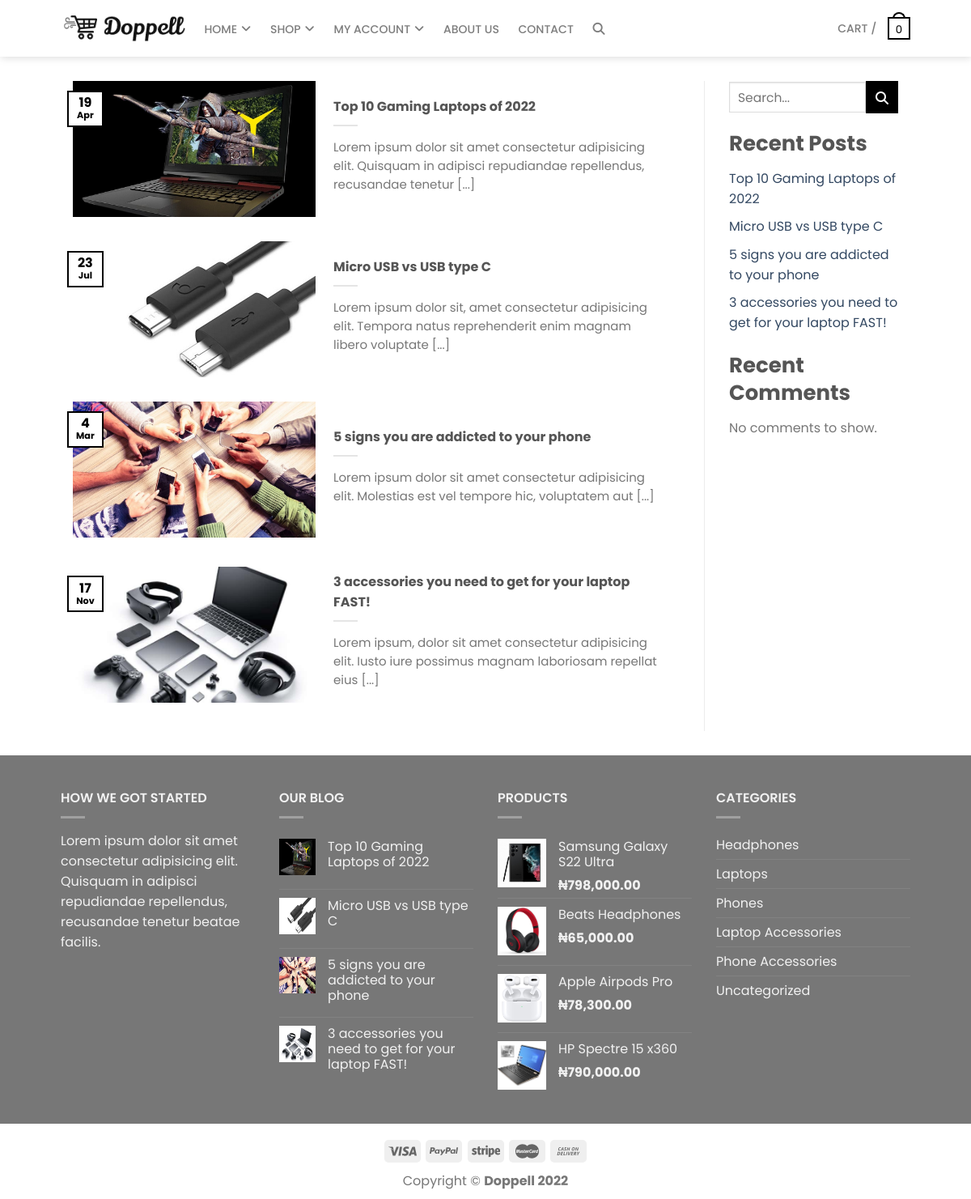
Page /blog-posts.php on the committed database.
### tables this page shows
CREATE TABLE `posts` (
  `post_id` int(11) NOT NULL,
  `post_title` varchar(255) NOT NULL,
  `post_slug` varchar(255) NOT NULL,
  `post_image` varchar(255) NOT NULL,
  `post_content` varchar(10000) NOT NULL,
  `post_author` varchar(255) NOT NULL,
  `post_date` timestamp NOT NULL DEFAULT current_timestamp(),
  `post_day` int(11) NOT NULL,
  `post_month` text NOT NULL
);

CREATE TABLE `products` (
  `prd_id` int(11) NOT NULL,
  `prd_name` varchar(100) NOT NULL,
  `prd_slug` varchar(255) NOT NULL,
  `cat_id` int(11) NOT NULL,
  `prd_image` varchar(100) NOT NULL,
  `prd_price` int(11) NOT NULL,
  `prd_description` varchar(10000) DEFAULT NULL,
  `prd_stock` int(11) NOT NULL,
  `prd_date` timestamp NOT NULL DEFAULT current_timestamp(),
  `prd_status` int(11) NOT NULL
);

CREATE TABLE `categories` (
  `cat_id` int(11) NOT NULL,
  `cat_name` varchar(50) NOT NULL,
  `cat_slug` varchar(50) NOT NULL
);

### config/fetch.php (called while the page is built, shortened)
<?php
    $conn = $pdo->open();
    try {
      $stmt = $conn->query('SELECT * FROM posts ORDER BY post_date DESC');
      $posts = $stmt->fetchAll();
    }
    catch(PDOException $e) {
      echo 'Connection error: ' . $e->getMessage();
    }
    try {
      $stmt = $conn->query('SELECT *, categories.cat_name AS prd_category FROM products JOIN categories ON products.cat_id = categories.cat_id ORDER BY prd_date DESC');
      $products = $stmt->fetchAll();
    }
    catch(PDOException $e) {
      echo 'Connection error: ' . $e->getMessage();
    }
    try {
      $stmt = $conn->query('SELECT * FROM categories');
      $categories = $stmt->fetchAll();
    }
    catch(PDOException $e) {
      echo 'Connection error: ' . $e->getMessage();
    }
?>

### blog-posts.php (the view, shortened to what this page needs)
<?php
    include("config/session.php");
    include('config/fetch.php');
?>
<!DOCTYPE html>
<html lang="en">
<head>
    <link rel="stylesheet" href="styles/header-and-footer.css?v=<?php echo time(); ?>">
    <link rel="stylesheet" href="styles/blog-posts.css?v=<?php echo time(); ?>"/>
    <link rel="stylesheet" href="styles/posts-side-bar.css?v=<?php echo time(); ?>"/>
    <link rel="stylesheet" href="https://cdnjs.cloudflare.com/ajax/libs/font-awesome/6.2.0/css/all.min.css" />
</head>
<body>
    <?php include('includes/header.php'); ?>
    <main>
        <div class="inner-container">
            <div id="posts">
                <?php foreach($posts as $post): ?>
                    <div class="post">
                        <a href="post-details.php?potitle=<?php echo $post['post_slug']; ?>">
                            <div class="image-box">
                                <div class="image-cover">
                                    <img src="images/<?php echo $post['post_image']; ?>" alt="">
                                </div>
                                <div class="post-date">
                                    <div>
                                        <span class="post-day"><?php echo $post['post_day']  ?></span><br>
                                        <span class="post-month"><?php echo $post['post_month']  ?></span>
                                    </div>
                                </div>
                            </div>
                            <div class="post-content">
                                <h5><?php echo $post['post_title']; ?></h5>
                                <div class="hor-divider"></div>
                                <p>
                                    <?php $first_15_words = implode(' ',array_slice(explode(' ', $post['post_content']), 0, 15));
                                                echo "$first_15_words [...]"; ?>
                                </p>
                            </div>
                        </a>
                    </div>
                <?php endforeach; ?>
            </div>
            <?php include('includes/posts-side-bar.php') ?>
        </div>
    </main>
    <?php include('includes/footer.php'); ?>
</body>
</html>

### includes/posts-side-bar.php (shortened to what this page needs)
<aside id="side-bar">
    <div class="search-bar-container">
        <div class="search-bar">
            <form action="">
                <input type="search" placeholder="Search...">
                <button><i class="fas fa-search"></i></button>
            </form>
        </div>
    </div>
    <div class="recent-posts">
        <h2>Recent Posts</h2>
        <ul>
            <?php foreach($posts as $post): ?>
                <li>
                    <a href="post-details.php?potitle=<?php echo $post['post_slug']; ?>"><?php echo $post['post_title']; ?></a>
                </li>
            <?php endforeach; ?>
        </ul>
    </div>
    <div class="recent-comments">
        <h2>Recent Comments</h2>
        <p>No comments to show.</p>
    </div>
</aside>

### includes/footer.php (shortened to what this page needs)
<footer>
    <div class="medium-gap"></div>
    <div class="footer-container">
        <div class="footer-content">
            <div class="footer-col">
                <h2>How we got started</h2>
                <div class="hor-divider"></div>
                <p>Lorem ipsum dolor sit amet consectetur adipisicing elit. Quisquam in adipisci repudiandae repellendus, recusandae tenetur beatae facilis.</p>
            </div>
            <div class="footer-col blog-posts">
                <h2>Our blog</h2>
                <div class="hor-divider"></div>
                <div class="posts">
                    <?php for( $i = 0; $i < 4; $i++): ?>
                        <div>
                            <a href="post-details.php?potitle=<?php echo $posts[$i]['post_slug']; ?>"><img src="images/<?php echo $posts[$i]['post_image'] ?? 'phone addiction.jpg'; ?>" alt=""></a>
                            <a href="post-details.php?potitle=<?php echo $posts[$i]['post_slug']; ?>"><?php echo $posts[$i]['post_title']; ?></a>
                        </div>
                    <?php endfor; ?>
                </div>
            </div>
            <div class="footer-col footer-products">
                <h2>Products</h2>
                <div class="hor-divider"></div>
                <div class="products">
                    <?php for( $i = 0; $i < 4; $i++): ?>
                        <div>
                            <a href="product-details.php?prname=<?php echo $products[$i]['prd_slug']; ?>"><img src="images/<?php echo $products[$i]['prd_image']; ?>" alt=""></a>
                            <div class="unit-product">
                                <a href="product-details.php?prname=<?php echo $products[$i]['prd_slug']; ?>">
                                    <p class="product-name"><?php echo $products[$i]['prd_name']; ?></p>
                                    <p class="product-price"><?php echo '₦' . number_format($products[$i]['prd_price'], 2); ?></p>
                                </a>
                            </div>
                        </div>
                    <?php endfor; ?>
                </div>
            </div>
            <div class="footer-col categories">
                <h2>Categories</h2>
                <div class="hor-divider"></div>
                <?php foreach($categories as $category): ?>
                    <a href="categories.php?caname=<?php echo $category['cat_slug']; ?>"><?php echo $category['cat_name']; ?></a>
                <?php endforeach; ?>
            </div>
        </div>
    </div>
    <div class="small-gap"></div>
</footer>
<div class="smaller-gap"></div>
<div class="svg">
</div>
<div class="smallest-gap"></div>
<div class="copyright">
    <p>Copyright © <span>Doppell <?php echo date('Y'); ?></span></p>
</div>
<div class="smallest-gap"></div>

### styles/header-and-footer.css (style rules this page uses)
* { box-sizing: border-box; margin: 0; font-family: 'Poppins', sans-serif; font-size: 16px; }
body { padding: 0; margin: 0; }
a { text-decoration: none; }
button { cursor: pointer; }
i { cursor: pointer; }
li { list-style: none; }
.hor-divider { background-color: rgba(0, 0, 0, 0.1); margin-top: 10px; margin-bottom: 15px; height: 3px; width: 30px; }
.medium-gap { padding-top: 40px; }
.small-gap { padding-top: 30px; }
.smaller-gap { padding-top: 20px; }
.smallest-gap { padding-top: 10px; }
footer { background-color: #777777; }
.footer-container { max-width: 1110px; margin: 0 auto; }
footer .footer-content { margin: 0 15px; display: flex; }
footer .footer-col { padding: 0 15px; flex-basis: 25%; }
footer h2 { text-transform: uppercase; color: #f1f1f1; font-weight: 600; }
footer p { color: #f1f1f1; }
footer .hor-divider { background-color: #ffffff4d; margin-top: 10px; margin-bottom: 15px; height: 3px; width: 30px; }
footer .categories a { display: block; color: #f1f1f1; text-transform: capitalize; border-top: 1px solid rgba(255,255,255,.08); padding: 5px 0; }
footer .categories a:first-of-type { border-top: none; }
footer .blog-posts .posts div { display: flex; padding: 10px 0; border-top: 1px solid rgba(255,255,255,.08); }
footer .blog-posts .posts div:first-of-type { border-top: none; }
footer .blog-posts .posts div a:last-of-type { color: #f1f1f1; margin-bottom: 6px; line-height: 1.2; }
footer .blog-posts img { width: 45px; height: 45px; margin-right: 15px; }
footer .footer-products .products div { display: flex; }
footer .footer-products .products img { width: 60px; height:60px; margin-right: 15px; }
footer .footer-products .products p { line-height: 1.2; }
footer .footer-products .products p:last-of-type { font-weight: 700; }
footer .footer-products .products > div { padding: 10px 0 5px 0; border-top: 1px solid rgba(255,255,255,.08); }
footer .footer-products .products > div:first-of-type { border-top: none; }
footer .footer-products .products .unit-product p:first-of-type { margin-bottom: 10px; }
.svg { display: flex; max-width: 270px; margin: 0 auto; justify-content: space-between; padding: 0 10px; }
.svg svg { flex-basis: 18%; width: 18%; background-color: #efefef; border-radius: 5px; padding: 5px; height: 28px; }
.copyright { text-align: center; padding: 0 5px; }
.copyright p { color: #777777; }
.copyright p span { font-weight: bold; }

### styles/blog-posts.css (style rules this page uses)
main { max-width: 1080px; margin: 0 auto; }
main .inner-container { display: flex; padding: 30px 0; }
main h2 { color: #555555; font-size: 26px; margin-bottom: 13px; font-weight: 700; line-height: 1.3; }
#posts { flex-basis: 75%; padding: 0 30px; display: flex; flex-wrap: wrap; }
#posts .post { padding-bottom: 30px; }
#posts .post a { display: flex; align-items: center; }
#posts .image-box { flex-basis: 40%; position: relative; }
#posts .image-box .image-cover { width: 100%; padding-top: 56%; position: relative; overflow: hidden; }
#posts .image-box .image-cover img { width: 100%; height: 100%; position: absolute; top: 0; left: 0; object-position: 50% 50%; object-fit: cover; }
#posts .post-date { border: 2px solid #000000; background-color: #ffffff; z-index: 10; position: absolute; top: 7%; left: -7px; width: 2.8em; height: 2.8em; cursor: pointer; transition: 0.3s; }
#posts .post-date > div { padding: 2px; line-height: 0.85; width: 100%; height: 100%; text-align: center; display: flex; flex-wrap: wrap; align-items: center; }
#posts .post-date .post-day { color: #000000; font-weight: bolder; flex-basis: 100%; transition: 0.3s; }
#posts .post-date .post-month { font-size: 0.7em; font-weight: bolder; color: #000000; flex-basis: 100%; margin-top: -5px; transition: 0.3s; }
#posts .post-content { padding: 10px 22px 20px 22px; flex-basis: 60%; display: flex; flex-direction: column; justify-content: center; }
#posts .post-content h5 { font-size: 16px; color: #555555; margin: 2px 0; }
#posts .post-content .hor-divider { height: 2px; margin: 8px auto 8px 0; }
#posts .post-content p { font-size: 15px; color: #777777; margin: 2px 0; }

### rows in the picture
posts: post_image (picture), post_day "19", post_month "Apr", post_title "Top 10 Gaming Laptops of 2022", post_content "Lorem ipsum dolor sit amet consectetur adipisicing elit. Quisquam in adipisci repudiandae repellendus, recusandae tenetur"
posts: post_image (picture), post_day "23", post_month "Jul", post_title "Micro USB vs USB type C", post_content "Lorem ipsum dolor sit, amet consectetur adipisicing elit. Tempora natus reprehenderit enim magnam libero voluptate"
posts: post_image (picture), post_day "4", post_month "Mar", post_title "5 signs you are addicted to your phone", post_content "Lorem ipsum dolor sit amet consectetur adipisicing elit. Molestias est vel tempore hic, voluptatem aut"
posts: post_image (picture), post_day "17", post_month "Nov", post_title "3 accessories you need to get for your laptop FAST!", post_content "Lorem ipsum, dolor sit amet consectetur adipisicing elit. Iusto iure possimus magnam laboriosam repellat eius"
products: prd_image (picture), prd_name "Samsung Galaxy S22 Ultra", prd_price "798,000.00"
products: prd_image (picture), prd_name "Beats Headphones", prd_price "65,000.00"
products: prd_image (picture), prd_name "Apple Airpods Pro", prd_price "78,300.00"
products: prd_image (picture), prd_name "HP Spectre 15 x360", prd_price "790,000.00"
categories: cat_name "Headphones"
categories: cat_name "Laptops"
categories: cat_name "Phones"
categories: cat_name "Laptop Accessories"
categories: cat_name "Phone Accessories"
categories: cat_name "Uncategorized"
